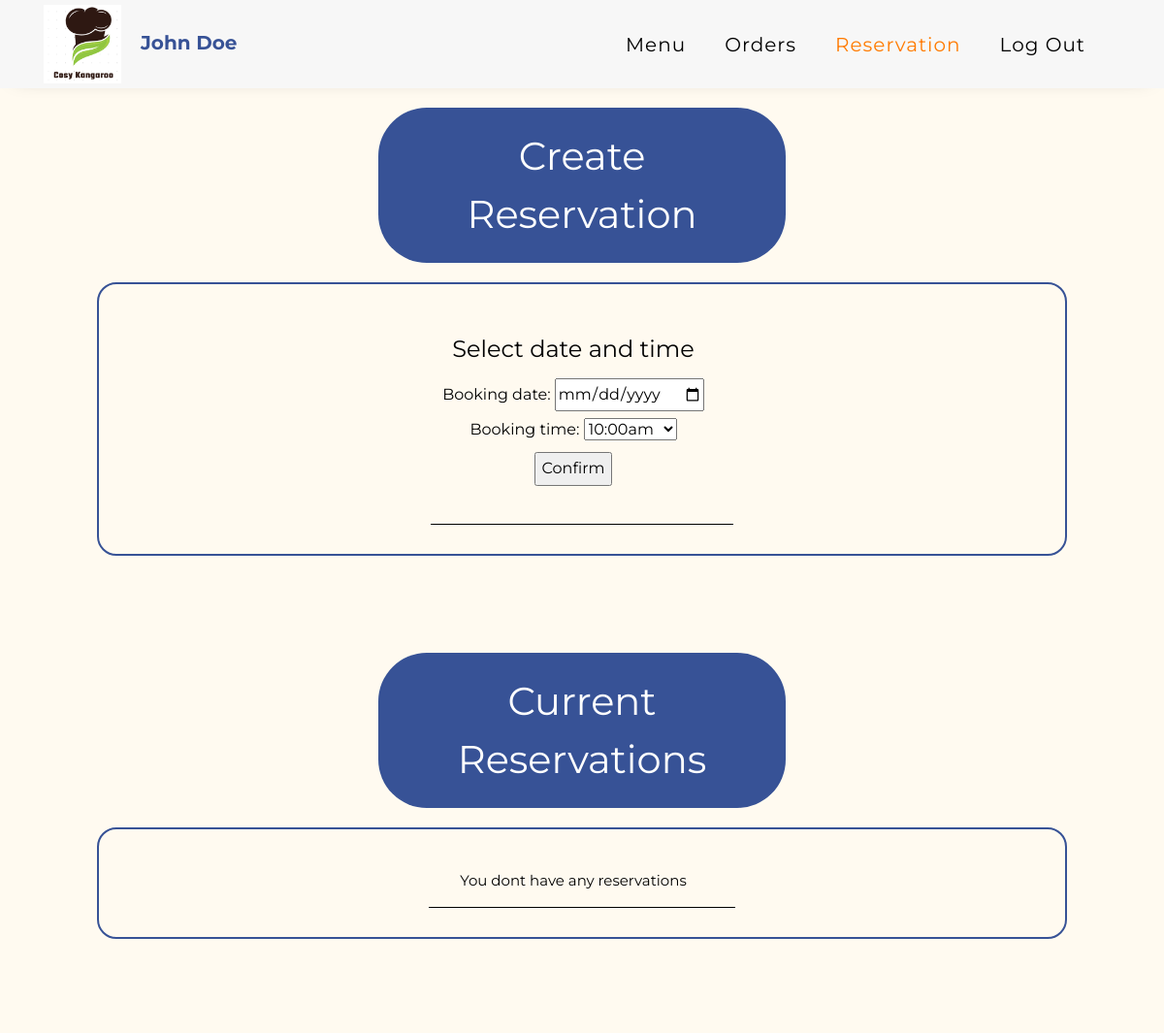
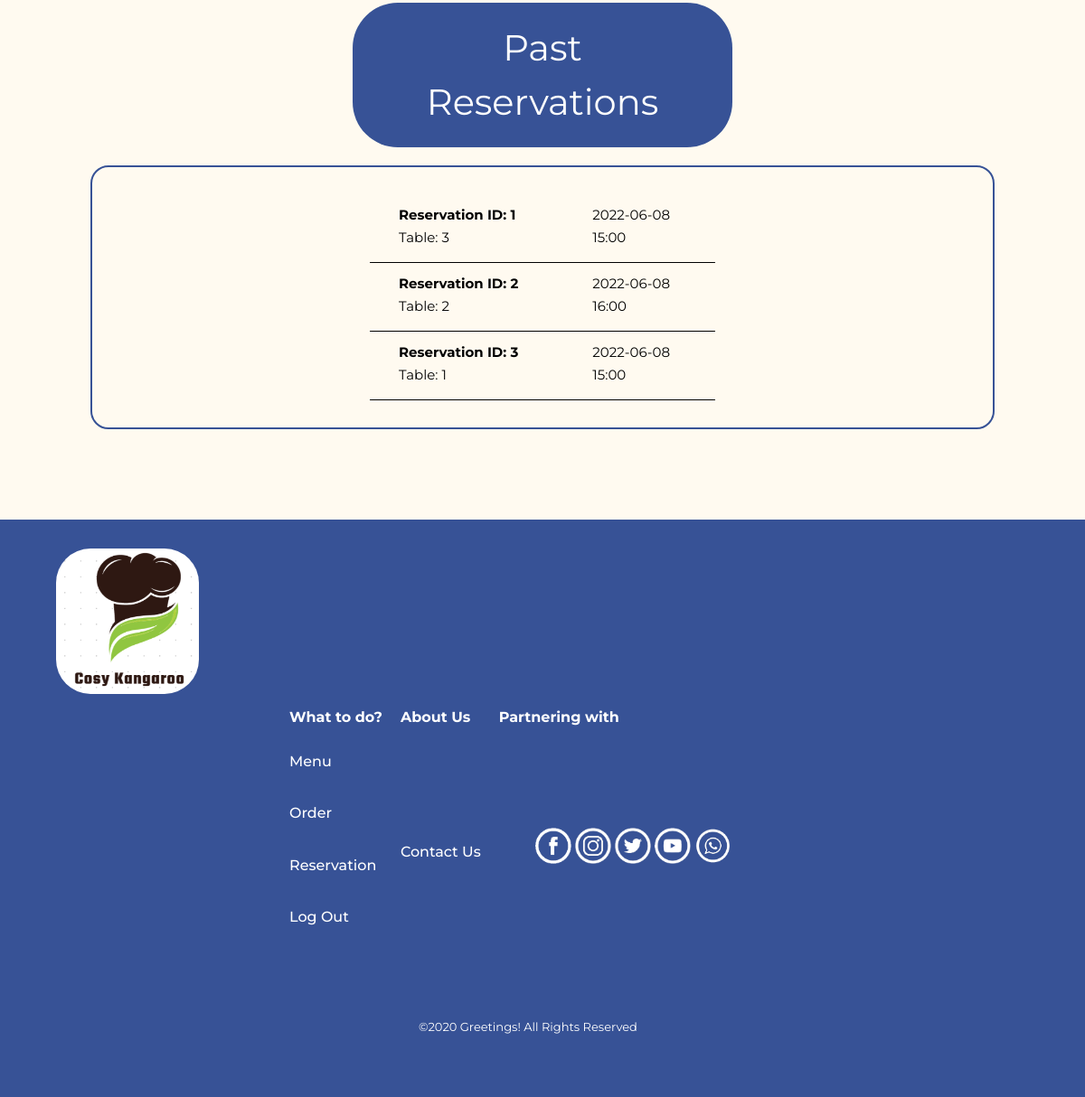
Screenshot of /reservationpage.php (signed in) with the database file from the repository (2 pictures, top to bottom).
### tables this page shows
CREATE TABLE IF NOT EXISTS `reservation`(
    reservation_id INT UNSIGNED AUTO_INCREMENT PRIMARY KEY NOT NULL,
    customer_id INT UNSIGNED NULL,
    reservation_date  date NOT NULL,
    reservation_time TIME NOT NULL,
    table_id INT UNSIGNED NOT NULL,
    FOREIGN KEY(table_id) REFERENCES `table`(table_num),
    FOREIGN KEY(customer_id) REFERENCES `customer`(cust_id)
);

### classes/customer.php (called while the page is built, shortened)
<?php
include "classes/database.php";
class Customer
{
    public $name;
    public $id;
    function getId()
    {
        return $this->id;
    }
    function getName()
    {
        return $this->name;
    }
}

### classes/database.php (called while the page is built, shortened)
<?php
class Database
{
    private $servername;
    private $username;
    private $password;
    private $dbname;
    private $conn;
    function __construct()
    {
        $this->servername = "localhost";
        $this->username = "root";
        $this->password = "";
        $this->dbname = "cosykangaroo";
    }
    function createConnection()
    {
        $this->conn = @mysqli_connect($this->servername, $this->username, $this->password, $this->dbname);
    }
    function getConnection()
    {
        return $this->conn;
    }
}

### classes/reservation.php (called while the page is built, shortened)
<?php
class Reservation
{
	public $reservationId;
	public $reservationDate;
	public $reservationTime;
	public $tableId;
	function __construct($id,$customerId, $reservationDate, $reservationTime, $tableId)
    {
		$this->reservationId = $id;
        $this->reservationDate = $reservationDate;
        $this->reservationTime = $reservationTime;
		$this->tableId =$tableId;
    }
	function getId(){
		return $this->reservationId;
	}
	function getDate(){
		return $this->reservationDate;
	}
	function getTime(){
		return $this->reservationTime;
	}
	function gettableId(){
		return $this->tableId;
	}
}
?>

### reservationpage.php (the view, shortened to what this page needs)
<?php
include "classes/customer.php";
include "classes/reservation.php";
if (!isset($_SESSION['profile'])) {
    header("Location: index.php");
} else {
    $profile = unserialize($_SESSION['profile']);
}
?>
<!DOCTYPE html>
<html lang="en">
<head>
    <link rel="stylesheet" href="https://stackpath.bootstrapcdn.com/font-awesome/4.7.0/css/font-awesome.min.css">
    <link rel="stylesheet" href="css/style.css">
    <link rel="stylesheet" type="text/css" href="style/style.css">
</head>
<body>
    <nav class="navbar navbar-expand-lg ftco_navbar ftco-navbar-light" id="ftco-navbar">
        <div class="container">
            <a class="navbar-brand"><img src='images/companylogo.png' alt='icon'><span class="company-name"><?php echo $profile->getName() ?></span></a>
            <div class="collapse navbar-collapse" id="ftco-nav">
                <ul class="navbar-nav ml-auto mr-md-3">
                    <li class="nav-item"><a href="menupage.php" class="nav-link">Menu</a></li>
                    <li class="nav-item"><a href="orderpage.php" class="nav-link">Orders</a></li>
                    <li class="nav-item active"><a href="" class="nav-link">Reservation</a></li>
                    <li class="nav-item"><a href="logout.php" class="nav-link">Log Out</a></li>
                </ul>
            </div>
        </div>
    </nav>
	<h1>Create Reservation</h1>
    <div class="friendlist-container">
		<?php
			if(isset($_POST['Confirm'])){
				$date = $_POST['date'];
				$time = $_POST['time'];
				$reservation = new Reservation("1","2","3","4","5");
				$tables = $reservation->getAviableTable($date,$time);
				if($tables =="null"){
					echo ' <table id="menu"><tr><td><p>All tables have be booked during the select time</p></td>
							<td><a class = "unfriend" href="reservationpage.php">Return</a></td></tr>
							</table>';
				}else{
					foreach ($tables as $key => $value) {
					echo "
						<table id='menu'>
						<tr>
						<td>
						<p><strong>Table Number: " . $value->getTableNum() . "</strong></p>
						</td>
						<td>
						<p>Number of seats: " . $value->getTableSeats() . "</p>
						</td>
						<td>
						<a class = 'unfriend' href='reservationpage.php?date=$date&time=$time&tableId=".$value->getTableNum()."'>Book Table</a>
						</td>
						</tr>
						<table>
						";
					}
				}
				?>
		<?php
			}else{
		?>
        <table id="menu">
            <form action="reservationpage.php" method="post">
				<fieldset>
					<td>
					<legend>Select date and time</legend>
					<label for="date">Booking date:</label>
					<input type="date" name="date" min="".date('d/m/y') id="date" />
					<label for="time">Booking time:</label>
					<select name="time" id="time">
						<option value="10:00">10:00am</option>
					</select>
					<input type="submit" value="Confirm" name="Confirm" />
					</td>
				</fieldset>
			</form>
			<?php }?>
        </table>
    </div>
    <h1>Current Reservations</h1>
	<?php
		$reservations = array();
	?>
	<div class="friendlist-container">
        <table id="menu">
		  <?php
			if (count($reservations)==0){
				echo "<tr><td><p>You dont have any reservations</p></td></tr>";
            }
         ?>
        </table>
    </div>
	<h1>Past Reservations</h1>
	<?php
		$db = new Database();
		$db->createConnection();
		$custId = $profile->getId();
		$sql = "SELECT *,DATE_FORMAT(reservation_time, '%H:%i')as time FROM `reservation` WHERE customer_id=$custId AND reservation_date < CURDATE() ORDER BY `reservation_date` ASC";
		$prepared_stmt = @mysqli_prepare($db->getConnection(), $sql);
		mysqli_stmt_execute($prepared_stmt);
		$queryResult =  mysqli_stmt_get_result($prepared_stmt)
			or die("<p>Unable to select from database table</p>");
		$row = mysqli_fetch_row($queryResult);
		$count = 0;
		$reservations = array();
		while ($row) {
			$reservations[$count] = new Reservation($row[0], $row[1], $row[2], $row[5],$row[4]);
			$row = mysqli_fetch_row($queryResult);
			$count += 1;
		}
	?>
	<div class="friendlist-container">
        <table id="menu">
		  <?php
			if (count($reservations)==0){
				echo "<tr><td><p>You did not have any reservations</p></td></tr>";
			}else{
				foreach ($reservations as $key => $value) {
					echo '
							<tr>
							<td>
								<p><strong>Reservation ID: ' . $value->getId() . '</strong></p>
								<p>Table: ' . $value->gettableId() . '</p>
							</td>
							<td>
								<p>' . $value->getDate() . '</p>
								<p>' . $value->getTime() . '</p>
							</td>
							</tr>
				';
				}
            }
         ?>
        </table>
    </div>
    <?php include "footer_login.php" ?>
</body>
</html>

### style/style.css (style rules this page uses)
body { background-color: #fffaf0; }
li, a, button { font-family: "Montserrat", sans-serif; font-weight: 500; font-size: 16px; color: #375296; text-decoration: none; }
.navbar { border-radius: 0; padding: 0 30px; background-color: rgb(247, 247, 247); }
.navbar .company-name { text-transform: capitalize; margin-left: 20px; color: #375296 !important; }
.navbar .nav-item a { text-transform: capitalize !important; color: #000 !important; font-size: 20px !important; }
.navbar .nav-item.active a { color: #ff7b00 !important; }
.navbar img { width: 80px; }
body h1, p, td, h2 { font-family: "Montserrat", sans-serif; }
body h1 { padding: 20px 40px; background-color: #375296; color: white; width: 35%; min-width: 300px; border: none; border-radius: 50px; justify-content: center; margin: 20px auto; text-align: center; }
body p { color: black; padding: 20px 20px; margin-left: 100px; margin-bottom: 10px; width: 60%; line-height: 35px; font-size: 20px; text-align: left; }
form { width: 60%; border: #788cb4 solid 5px; margin-left: 270px; padding: 5px 5px; border-radius: 30px; font-family: "Montserrat", sans-serif; background-color: white; color: #375296; margin: 80px auto; padding-bottom: 30px; }
.friendlist-container { border: 2px solid #375296; border-radius: 20px !important; width: 70%; min-width: 1000px; margin: 0 auto 100px auto; }
#menu { margin: 30px auto; }
#menu td { border-bottom: 1px solid black; padding: 15px 30px 10px 12px; text-align: center; vertical-align: middle; }
#menu td p { width: 100%; color: black; padding: 0px 20px; margin-left: 0px; width: 100%; line-height: 15px; font-size: 15px; text-align: left; }
table td { color: black; padding: 20px 0; margin: 0 auto; text-align: left; }

### rows the page displays
reservation: reservation_id "1", table "3", reservation_date "2022-06-08", Time "15:00"
reservation: reservation_id "2", table "2", reservation_date "2022-06-08", Time "16:00"
reservation: reservation_id "3", table "1", reservation_date "2022-06-08", Time "15:00"

### other values shown
$profile->getName() "John Doe"
